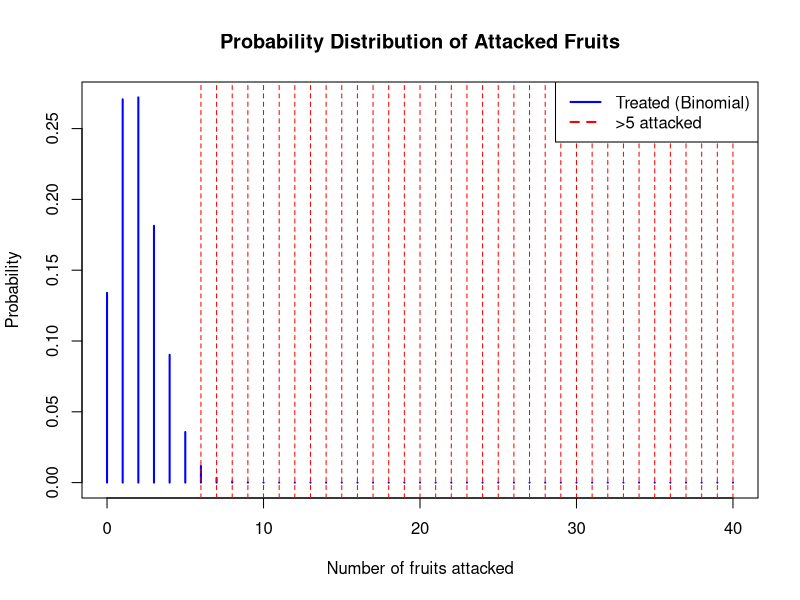

Here is the R script that generated this plot:
#Exercise
#When analyzing the effect of an insect repellent, it was found that
#untreated fruits were attacked at a rate of 10 %, while only 1 % of those
#that had received the treatment were attacked. The fruits are packaged
#in boxes of 200 units.
#(a) Find the probability that in a box containing treated fruits, more
#than 5 are attacked. Sol.: 0.14292
#b) Find the probability that in a box of untreated fruits, more than 5
#are attacked.
# ======================================================
# Binomial probability: fruits attacked by insects
# ======================================================

# Number of fruits per box
n <- 200

# (a) Treated fruits
p_treated <- 0.01

# Probability more than 5 attacked (exact binomial)
p_more_5_treated <- 1 - pbinom(5, size=n, prob=p_treated)
cat("Treated fruits: P(X > 5) =", p_more_5_treated, "\n")  # ~0.14292

# (b) Untreated fruits
p_untreated <- 0.10

# Probability more than 5 attacked (exact binomial)
p_more_5_untreated <- 1 - pbinom(5, size=n, prob=p_untreated)
cat("Untreated fruits: P(X > 5) =", p_more_5_untreated, "\n")  # ~almost 1

# Optional: Normal approximation for untreated fruits
mu <- n * p_untreated
sigma <- sqrt(n * p_untreated * (1 - p_untreated))

# Apply continuity correction: P(X > 5) ~ P(Y > 5.5)
z <- (5.5 - mu) / sigma
p_normal_approx <- 1 - pnorm(z)
cat("Normal approximation (untreated): P(X > 5) ~", p_normal_approx, "\n")

# Optional: Plot binomial distributions
x_vals <- 0:40  # up to reasonable number of attacked fruits
prob_treated <- dbinom(x_vals, size=n, prob=p_treated)
prob_untreated <- dbinom(x_vals, size=n, prob=p_untreated)

# Plot treated fruits
plot(x_vals, prob_treated, type="h", lwd=2, col="blue",
     main="Probability Distribution of Attacked Fruits",
     xlab="Number of fruits attacked", ylab="Probability")
# Highlight >5 attacked
abline(v=6:40, col="red", lty=2)
legend("topright", legend=c("Treated (Binomial)", ">5 attacked"), col=c("blue","red"), lty=c(1,2), lwd=2)

# Plot untreated fruits (optional)
# plot(x_vals, prob_untreated, type="h", lwd=2, col="green",
#      main="Probability Distribution of Attacked Untreated Fruits",
#      xlab="Number of fruits attacked", ylab="Probability")
